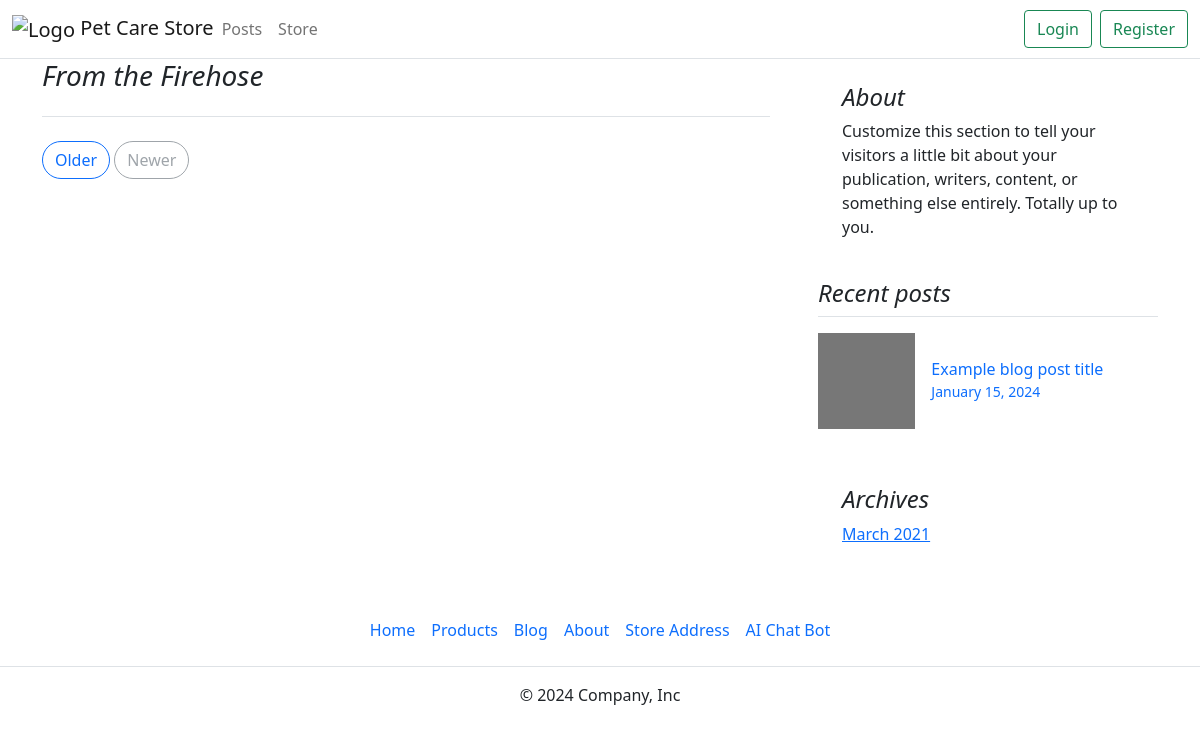
Before: /blog/tag/Health/ with the older database file.
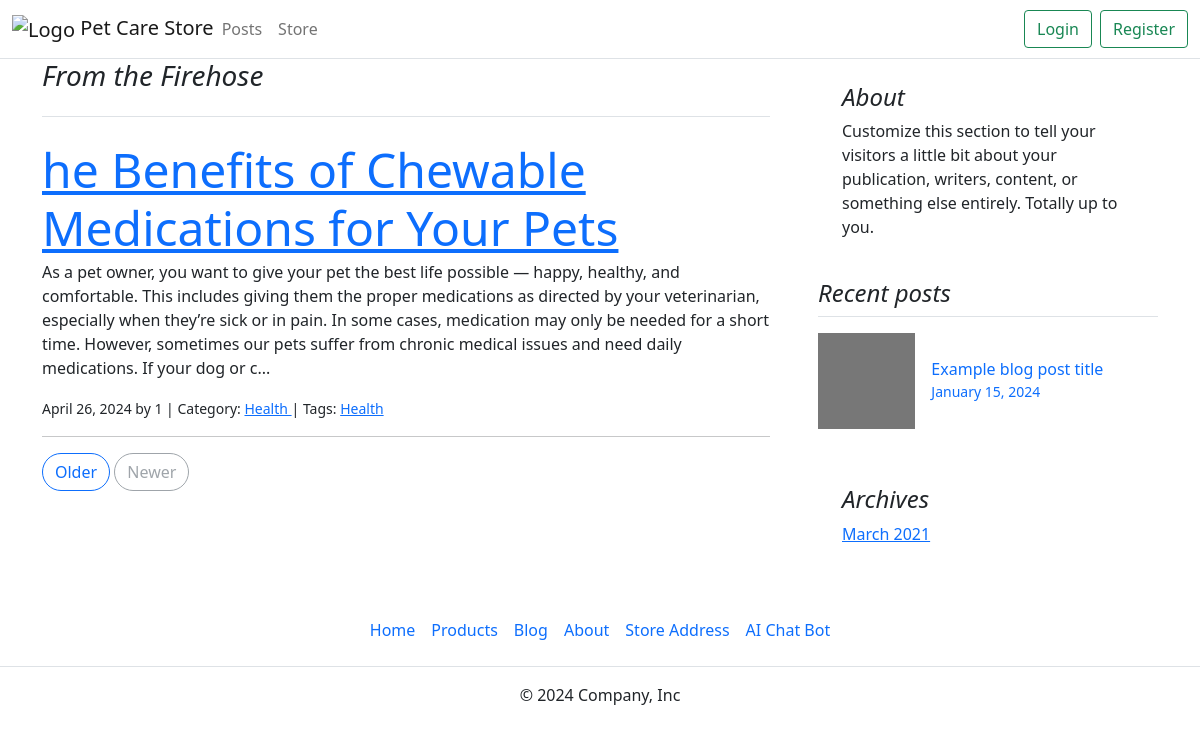
After: the same page with the newer database file.
### blog/models.py (models this page shows, shortened)
class Post(models.Model):
    title = models.CharField(max_length=255)
    body = models.TextField()
    created_on = models.DateTimeField(auto_now_add=True)
    last_modified = models.DateTimeField(auto_now=True)
    author = models.ForeignKey(Author, on_delete=models.CASCADE)
    categories = models.ManyToManyField("Category", related_name="posts")
    tags = models.ManyToManyField("Tag", related_name="posts")

class Author(models.Model):
    user = models.OneToOneField(User, on_delete=models.CASCADE)
    def __str__(self):
        return self.user.username

class Category(models.Model):
    name = models.CharField(max_length=30)
    class Meta:
        verbose_name_plural = "categories"

class Tag(models.Model):
    name = models.CharField(max_length=30)
    class Meta:
        verbose_name_plural = "tags"

### blog/views.py (the view)
# urls.py: path("tag/<tag>/", views.blog_tag, name="blog_tag"),
def blog_tag(request, tag):
    posts = Post.objects.filter(
        tags__name__contains=tag
    ).order_by("-created_on")
    context = {
        "tag": tag,
        "posts": posts,
    }
    return render(request, "blog/tag.html", context)

### templates/blog/tag.html (shortened to what this page needs)
{% extends "blog/index.html" %}

### templates/blog/index.html
{% extends "bbbase.html" %}
{% block page_content %}
    {% block posts %}
        <main class="container">
            <div class="row g-5">
              <div class="col-md-8">
                <h3 class="pb-4 mb-4 fst-italic border-bottom">
                  From the Firehose
                </h3>
                {% for post in posts %}
                <article class="blog-post">
                  <h2 class="display-5 link-body-emphasis mb-1">
                    <a href="{% url 'blog_detail' post.pk %}">{{ post.title }}</a>
                  </h2>
                  <p>{{ post.body | slice:":400" }}...</p>
                  <small>
                    {{ post.created_on.date }} by {{ post.author }} | Category:
                    {% for category in post.categories.all %}
                        <a href="{% url 'blog_category' category.name %}">
                            {{ category.name }}
                        </a>
                    {% endfor %}
                    | Tags:
                    {% for tag in post.tags.all %}
                        <a href="{% url 'blog_tag' tag.name %}">
                            {{ tag.name }}
                        </a>
                    {% endfor %}
                </small>
                  <hr>
                </article>
                {% endfor %}
                <nav class="blog-pagination" aria-label="Pagination">
                  <a class="btn btn-outline-primary rounded-pill" href="#">Older</a>
                  <a class="btn btn-outline-secondary rounded-pill disabled" aria-disabled="true">Newer</a>
                </nav>
              </div>
              <div class="col-md-4">
                <div class="position-sticky" style="top: 2rem;">
                  <div class="p-4 mb-3 bg-body-tertiary rounded">
                    <h4 class="fst-italic">About</h4>
                    <p class="mb-0">Customize this section to tell your visitors a little bit about your publication, writers, content, or something else entirely. Totally up to you.</p>
                  </div>
                  <div>
                    <h4 class="fst-italic">Recent posts</h4>
                    <ul class="list-unstyled">
                      <li>
                        <a class="d-flex flex-column flex-lg-row gap-3 align-items-start align-items-lg-center py-3 link-body-emphasis text-decoration-none border-top" href="#">
                          <svg class="bd-placeholder-img" width="100%" height="96" xmlns="http://www.w3.org/2000/svg" aria-hidden="true" preserveAspectRatio="xMidYMid slice" focusable="false"><rect width="100%" height="100%" fill="#777"></rect></svg>
                          <div class="col-lg-8">
                            <h6 class="mb-0">Example blog post title</h6>
                            <small class="text-body-secondary">January 15, 2024</small>
                          </div>
                        </a>
                      </li>
                    </ul>
                  </div>
                  <div class="p-4">
                    <h4 class="fst-italic">Archives</h4>
                    <ol class="list-unstyled mb-0">
                      <li><a href="#">March 2021</a></li>
                    </ol>
                  </div>
                </div>
              </div>
            </div>
          </main>
    {% endblock posts %}
{% endblock page_content %}

Changed rows visible on the page:
added Post: title "he Benefits of Chewable Medications for Your Pets", body "As a pet owner, you want to give your pet the best life possible — happy, healthy, and comfortable. This includes giving them the proper medications as directed by your veterinarian, especially when they’re sick or in pain. In some cases, medication may only be needed for a short time. However, sometimes our pets suffer from chronic medical issues and need daily medications. If your dog or c", created_on "April 26, 2024", author "1"
added Category: name "Health"
added Tag: name "Health"
